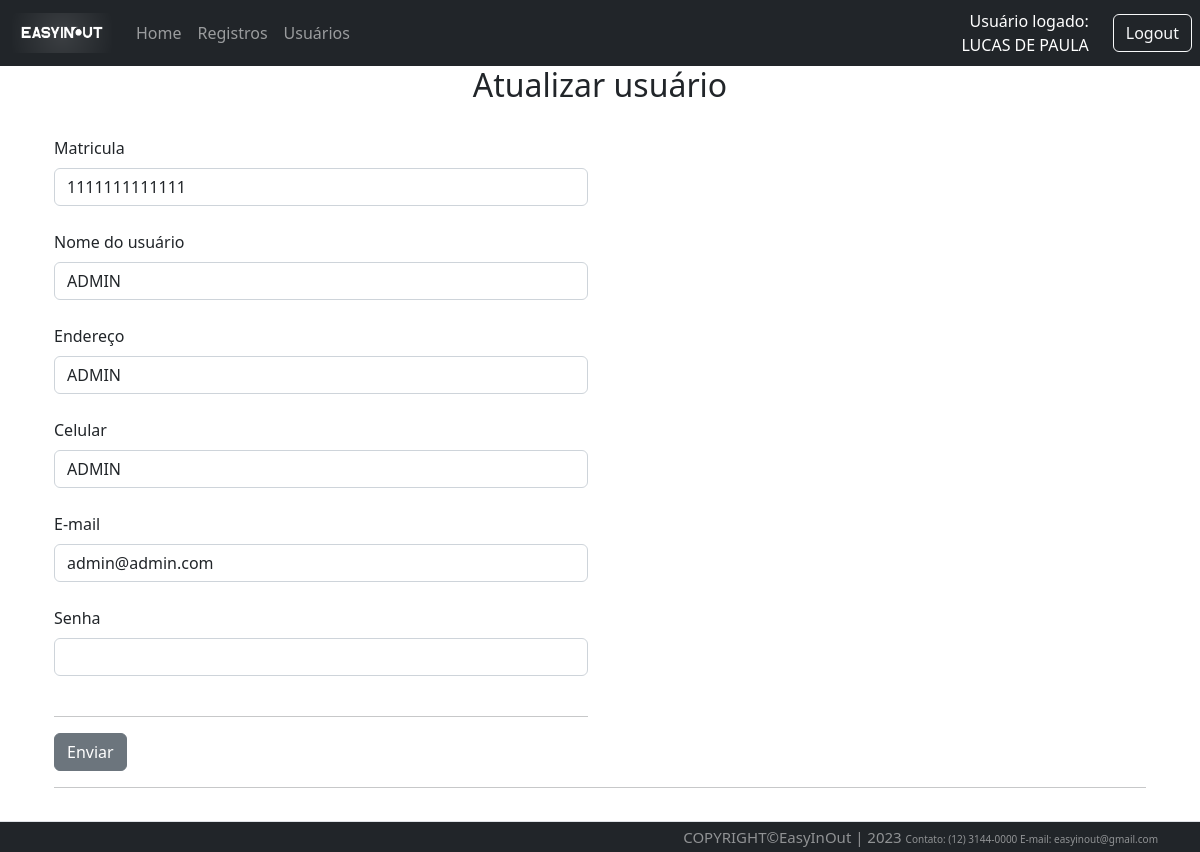
The app's page /func/1/updateFunc (signed in) with its own data.
### Src/Model/BancoDados.py (models this page shows, shortened)
class FuncBd(UserMixin,db.Model):
  id = db.Column(db.Integer, primary_key=True, autoincrement=True)
  mat = db.Column(db.Integer, unique=True)
  nome = db.Column(db.String(150))
  endereco = db.Column(db.String(150))
  contato = db.Column(db.String(150))
  email = db.Column(db.String(150))
  senha = db.Column(db.String(150))

### Src/View/Func.py (the view, shortened to what this page needs)
@Func.route('/<int:id>/updateFunc', methods=['GET','POST'])
@login_required
def updateFunc(id):
  _registro=request.form.get('mat')
  _nome=request.form.get('nome')
  _endereco=request.form.get('endereco')
  _contato=request.form.get('contato')
  _email=request.form.get('email')
  _senha=request.form.get('senha')
  _func = FuncBd.query.filter_by(id=id).first()
  return render_template('atualizarFuncionario.html', func=_func)

### Src/View/Login.py (called while the page is built)
@login_manager.user_loader
def load_user(employee_id):
  funcionario = FuncBd.query.filter_by(id=employee_id).first()
  return funcionario

### Templates/atualizarFuncionario.html (shortened to what this page needs)
{% extends 'base.html' %}
{% block conteudo %}
<h2 style="text-align: center;">Atualizar usuário</h2><br>
<div class="container">
<form method="POST" action="{{url_for('router.func.updateFunc', id=func.id)}}">
  <div class="row">
    <div class="col-sm-6">
      <label class="form-label" for="form3Example4">Matricula</label>
      <input type="text" minlength="6" maxlength="13" class="form-control" name="mat" value="{{func.mat}}"><br>
      <label class="form-label" for="form3Example4">Nome do usuário</label>
      <input type="text" class="form-control" name="nome" value="{{func.nome}}"><br>
      <label class="form-label" for="form3Example4">Endereço</label>
      <input type="text" class="form-control" name="endereco" value="{{func.endereco}}"><br>
      <label class="form-label" for="form3Example4">Celular</label>
      <input type="text" class="form-control" name="contato" value="{{func.contato}}" id="celular"><br>
      <label class="form-label" for="form3Example4">E-mail</label>
      <input type="text" class="form-control" name="email" value="{{func.email}}"><br>
      <label class="form-label" for="form3Example4">Senha</label>
      <input type="password" class="form-control" name="senha"><br>
      <hr>
      <button type="submit" name="bt1" value="1" class="btn btn-secondary">Enviar</button>
    </div>
  </div>
  <hr>
</div>
{% endblock conteudo %}

### Templates/top.html (shortened to what this page needs)
<div id="containers">
{% if not current_user.nome %}
<nav class="navbar navbar-expand-lg navbar-dark bg-dark">
          <div class="container-fluid">
              <a class="navbar-brand" href="{{url_for('router.home.index')}}">
                <img src="{{url_for('static', filename='Images/easyinout.png')}}"
             style="width: 100px; height: 40px;">
              </a>
              <div class="collapse navbar-collapse" id="navbarSupportedContent">
                  <ul class="navbar-nav me-auto mb-2 mb-lg-0">
                    <li class="nav-item">
                        <a class="nav-link" href="{{url_for('router.home.index')}}">Home</a>
                    </li>
                    <li class="nav-item">
                        <a class="nav-link" href="{{url_for('router.about.sobre')}}">Sobre Nós</a>
                    </li>
                  </ul>
              </div>
              <div class="text-end">
                  <a type="button" class="btn btn-outline-light me-2" href="{{url_for('router.login.login')}}">Login</a>
              </div>
          </div>
      </nav>
{% else %}
        <nav class="navbar navbar-expand-lg navbar-dark bg-dark">
            <div class="container-fluid">
                <a class="navbar-brand" href="{{url_for('router.home.index')}}">
                  <img src="{{url_for('static', filename='Images/easyinout.png')}}"
             style="width: 100px; height: 40px;">
                </a>
                <div class="collapse navbar-collapse"
                    id="navbarSupportedContent">
                    <ul class="navbar-nav me-auto mb-2 mb-lg-0">
                        <li class="nav-item">
                            <a class="nav-link" href="{{url_for('router.home.index')}}">Home</a>
                        </li>
                        <li class="nav-item">
                            <a class="nav-link" href="{{url_for('router.traffic.list')}}">Registros</a>
                        </li>
                        <li class="nav-item">
                            <a class="nav-link"href="{{url_for('router.user.listUser')}}">Usuários</a>
                        </li>
                    </ul>
                </div>
            </div>
            <div class="text-end me-4" style="text-align:right; color:white; width:500px ">
              Usuário logado:<br>{{current_user.nome}}
            </div>
            <div class="text-end">
                <a type="button" class="btn btn-outline-light me-2" href="{{url_for('router.login.logout')}}">Logout</a>
            </div>
        </nav>
</div>
{% endif %}

### Templates/base.html (style rules this page uses)
body { min-height: 100% }

### records on screen
FuncBd: nome "LUCAS DE PAULA"
FuncBd: mat "1111111111111", nome "ADMIN", endereco "ADMIN", contato "ADMIN", email "admin@admin.com"
